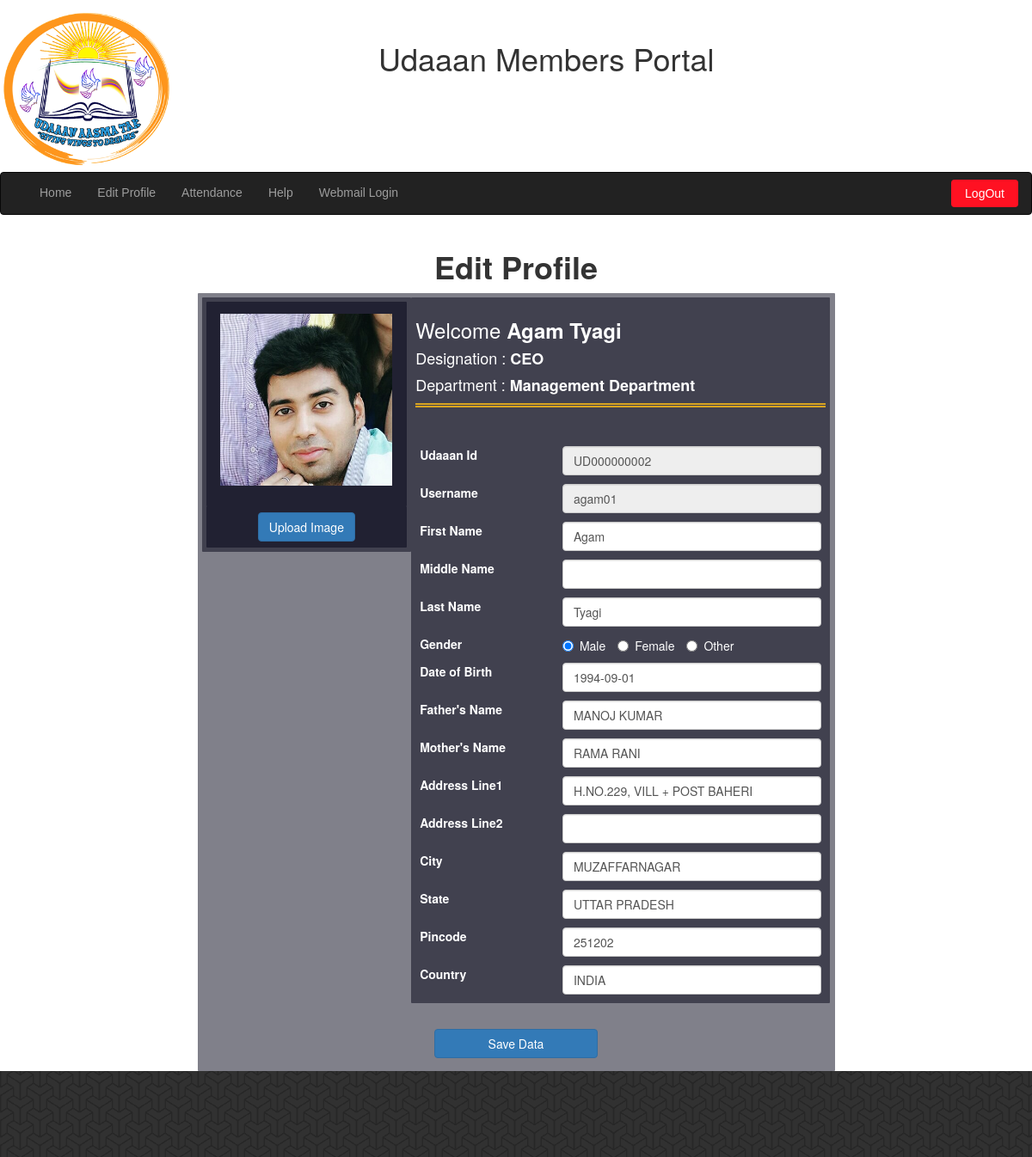
The page /profile/edit_profile.php (signed in) on the database its author committed.
### tables this page shows
CREATE TABLE `user_master` (
  `username` varchar(30) NOT NULL,
  `fname` varchar(40) NOT NULL,
  `mname` varchar(40) NOT NULL,
  `lname` varchar(40) NOT NULL,
  `gender` enum('Male','Female','Other') NOT NULL,
  `dob` date NOT NULL,
  `father_name` varchar(100) NOT NULL DEFAULT 'Father''s Name',
  `mother_name` varchar(100) NOT NULL DEFAULT 'Mother''s Name',
  `department_id` tinyint(1) DEFAULT '1',
  `designation_id` tinyint(1) DEFAULT '1',
  `pic_name` varchar(38) NOT NULL,
  `address1` varchar(255) NOT NULL,
  `address2` varchar(255) NOT NULL,
  `city` varchar(40) NOT NULL,
  `state` varchar(40) NOT NULL,
  `pincode` varchar(10) NOT NULL,
  `country` varchar(30) NOT NULL,
  `fcheck` tinyint(1) NOT NULL DEFAULT '0' COMMENT 'To check if user has entered profile details once or not. 0 for first time'
);

CREATE TABLE `designation_master` (
  `designation_id` tinyint(1) NOT NULL,
  `designation` varchar(40) NOT NULL,
  `org_level` tinyint(1) NOT NULL
);

CREATE TABLE `department_master` (
  `dep_id` tinyint(1) NOT NULL COMMENT 'Department Id',
  `department_name` varchar(30) NOT NULL,
  `department_head` int(4) DEFAULT NULL,
  `department_head_alt` int(4) DEFAULT NULL
);

CREATE TABLE `registered_members` (
  `uid` int(4) NOT NULL COMMENT 'User Id for Members',
  `username` varchar(30) NOT NULL,
  `password` varchar(33) NOT NULL,
  `mobile` varchar(10) NOT NULL,
  `email` varchar(60) NOT NULL,
  `failed_attempts` char(1) NOT NULL DEFAULT '0',
  `active` tinyint(1) NOT NULL DEFAULT '1',
  `join_date` datetime NOT NULL,
  `last_login` timestamp NOT NULL DEFAULT CURRENT_TIMESTAMP ON UPDATE CURRENT_TIMESTAMP,
  `approved_by` varchar(30) NOT NULL
);

### includes/accessControl.php (called while the page is built, shortened)
<?php
$login_location = "location: ".$root."profile/login.php";
$dataFillingLocation = "location: ".$root."profile/edit_profile.php";
$approvalRequiredLocation = "location: ".$root."profile/approval_required.php";
$activationRequiredLocation = "location: ".$root."profile/activation_required.php";
$file_name = get_file_name($_SERVER['REQUEST_URI']);
if(isset($_COOKIE['u']) || isset($_COOKIE['ud_cookie'])){
    $uname = isset($_POST['username']) ? $_POST['username'] : $_SESSION['username'];
      $pwd = isset($_POST['password']) ? $_POST['password'] : $_SESSION['password'];
    if(!isset($uname)){
        setcookie('u','', time()-3600);
        setcookie('ud_cookie','',time()-3600);
        header($login_location);
        exit;
    }else{
        $creds_check_temp = "SELECT * FROM temp_members WHERE username='$uname' AND password='$pwd';";
        $creds_check_registered = "SELECT * FROM registered_members WHERE username='$uname' AND password='$pwd';";
        if(get_num_rows($creds_check_temp)==1){
            $data_from_temp = get_data_from_table($creds_check_temp);
            $activated = $data_from_temp['activated'];
            $first_login = $data_from_temp['first_login'];
            if($activated==0 && $file_name=="activation_required.php"){
                $username = $uname;
                $password = $pwd;
            }else if($activated==0 && $file_name!="activation_required.php"){
                header($activationRequiredLocation);
            }else if($activated==1 && $file_name!="approval_required.php"){
                header($approvalRequiredLocation);
            }
        }else if(get_num_rows($creds_check_registered)==1){
            $result = mysqli_query($connect, $creds_check_registered);
            if(mysqli_num_rows($result) == 0){
                unset($_SESSION['uname']);
                unset($_SESSION['password']);
                setcookie('u','', time()-3600);
                setcookie('ud_cookie','',time()-3600);
                echo "Access Denied. Go to <a href = '../profile/login.php'>login</a>";
                exit;
            }elseif (mysqli_num_rows($result) == 1) {
                $mem_data_query = "SELECT * FROM user_master WHERE username='$uname';";
                $mem_data = get_data_from_table($mem_data_query);
                if(!$mem_data['fcheck'] && $file_name!="edit_profile.php"){
                    header($dataFillingLocation);
                }else{
                    $mem_registered = get_data_from_table("SELECT * FROM registered_members WHERE username = '$uname';");
                    if($mem_data){
                        $mem_uid = $mem_registered['uid'];
                        $udaaan_id = conv_to_udaaanId($mem_uid);
                        $mem_fname = $mem_data['fname'];
                        $mem_mname = $mem_data['mname'];
                        $mem_lname = $mem_data['lname'];
                        if($mem_mname == ""){
                            $mem_name = $mem_fname." ".$mem_lname;
                        }else{
                            $mem_name = $mem_fname." ".$mem_mname." ".$mem_lname;
                        }
                        $mem_gender = $mem_data['gender'];
                        $mem_dob = $mem_data['dob'];
                        $mem_father_name = $mem_data['father_name'];
                        $mem_mother_name = $mem_data['mother_name'];
                        $mem_dep = $mem_data['department_id'];
                        $dep_res = get_data_from_table("SELECT * FROM department_master WHERE dep_id='$mem_dep';");
                        $mem_department = $dep_res['department_name'];
                        $mem_des = $mem_data['designation_id'];
                        $des_res = get_data_from_table("SELECT * FROM designation_master WHERE designation_id='$mem_des';");
                        $mem_designation = $des_res['designation'];
                        $mem_profile_pic = $mem_data['pic_name'];
                        $mem_address1 = $mem_data['address1'];
                        $mem_address2 = $mem_data['address2'];
                        $mem_city = $mem_data['city'];
                        $mem_state = $mem_data['state'];
                        $mem_pincode = $mem_data['pincode'];
                        $mem_country = $mem_data['country'];
                    }
                    else{
                        echo "User Not Found. Contact Admin";
                    }
                }
            }else{
            }
        }else{
            echo "<h1>Access Denied</h1>";
            header('Refresh:5; url=logout.php');
        }
    }
}else{
    setcookie('u','', time()-3600);
    header($login_location);
    echo "You are not logged in. Please Login<br/><a href = '../profile/login.php'>login</a>";
    exit;
}

### others/functions.php (called while the page is built, shortened)
<?php
function conv_to_udaaanId($userId){
    $max_length = 11;
    $required_zeros = $max_length-2-strlen($userId);
    $zeros = str_repeat('0', $required_zeros);
    $udaaan_id = 'UD'.$zeros.$userId;
    return $udaaan_id;
}
function get_data_from_table($query){
    global $connect;
    $result = mysqli_query($connect, $query);
    if($result){
        $data = mysqli_fetch_assoc($result);
        return $data;
    }
}

### profile/edit_profile.php (the view, shortened to what this page needs)
<?php
$root = '../';
include $root.'others/connect.php';
include $root.'others/functions.php';
include $root.'includes/accessControl.php';
$page_heading = "<b>Edit Profile</b>";
$extra_includes='<script type="text/javascript" src="js/jquery.plugin.min.js"></script>
                <script type="text/javascript" src="js/jquery.datepick.js"></script>
		<link rel="stylesheet" type="text/css" href="css/jquery.datepick.css">';
include $root.'includes/header.php';
?>
<div class="row border" style="width: 65%; margin: 0 auto;">
    <form action="" method="POST" enctype="multipart/form-data">
        <div class="col-sm-4 border">
            <div class="border" style="padding: 6%; text-align: center;">
            <?php
            echo "<img class='img-responsive center_margin mem_image' src='profile/pics/$mem_profile_pic?rand=".rand().";' width=200 max-height=200 style='margin-bottom: 10px;' />";
            ?>
            </div>
            <div class="border center_text btn-box">
                <input class="btn btn-primary" type="submit" name="upload_img" value="Upload Image" />
            </div>
        </div>
    </form>
    <form action="" method="POST" enctype="multipart/form-data">
        <div class="col-sm-8 border" style="">
            <div class='mem_details' style="margin-bottom: 30px; border-bottom: 5px double goldenrod;">
                <h3 class="">Welcome <b><?php echo $mem_name;?></b></h3>
                <h4>Designation : <b><?=$mem_designation;?></b></h4>
                <h4>Department : <b><?=$mem_department;?> Department</b></h4>
            </div>
            <div style="padding: 5px;">
                <div class="row">
                    <div class="col-sm-4"><b>Udaaan Id</b></div>
                    <div class="col-sm-8"><input class="form-control" type="text" name="fname" value="<?=$udaaan_id;?>" disabled/></div>
                </div>
                <div class="row">
                    <div class="col-sm-4"><b>Username</b></div>
                    <div class="col-sm-8"><input class="form-control" type="text" name="fname" value="<?=$uname;?>" disabled/></div>
                </div>
                <div class="row">
                    <div class="col-sm-4"><b>First Name</b></div>
                    <div class="col-sm-8"><input class="form-control" type="text" name="fname" value="<?=$mem_fname;?>" /></div>
                </div>
                <div class="row">
                    <div class="col-sm-4"><b>Middle Name</b></div>
                    <div class="col-sm-8"><input class="form-control" type="text" name="mname" value="<?php echo $mem_mname;?>" /></div>
                </div>
                <div class="row">
                    <div class="col-sm-4"><b>Last Name</b></div>
                    <div class="col-sm-8"><input class="form-control" type="text" name="lname" value="<?php echo $mem_lname;?>" /></div>
                </div>
                <div class="row">
                    <div class="col-sm-4"><b>Gender</b></div>
                    <div class="col-sm-8">
                        <label class="radio-inline"><input type="radio" name="gender" <?=$mem_gender=="Male" ? "checked":""?> value="Male">Male</label>
                        <label class="radio-inline"><input type="radio" name="gender" <?=$mem_gender=="Female" ? "checked":""?> value="Female">Female</label>
                        <label class="radio-inline"><input type="radio" name="gender" <?=$mem_gender=="Other" ? "checked":""?> value="Other">Other</label>
                    </div>
                </div>
                <div class="row">
                    <div class="col-sm-4"><b>Date of Birth</b></div>
                    <div class="col-sm-8">
                        <input id="dob" class="form-control" type="text" name="dob" placeholder="Date of Birth(dd/mm/yyyy)" value="<?php echo $mem_dob;?>">
                    </div>
                </div>
                <div class="row">
                    <div class="col-sm-4"><b>Father's Name</b></div>
                    <div class="col-sm-8"><input class="form-control" type="text" name="father_name" value="<?php echo $mem_father_name;?>"/></div>
                </div>
                <div class="row">
                    <div class="col-sm-4"><b>Mother's Name</b></div>
                    <div class="col-sm-8"><input class="form-control" type="text" name="mother_name" value="<?php echo $mem_mother_name;?>"/></div>
                </div>
                <div class="row">
                    <div class="col-sm-4"><b>Address Line1</b></div>
                    <div class="col-sm-8"><input class="form-control" type="text" name="address1" value="<?php echo $mem_address1;?>" /></div>
                </div>
                <div class="row">
                    <div class="col-sm-4"><b>Address Line2</b></div>
                    <div class="col-sm-8"><input class="form-control" type="text" name="address2" value="<?php echo $mem_address2;?>" /></div>
                </div>
                <div class="row">
                    <div class="col-sm-4"><b>City</b></div>
                    <div class="col-sm-8"><input class="form-control" type="text" name="city" value="<?php echo $mem_city;?>" /></div>
                </div>
                <div class="row">
                    <div class="col-sm-4"><b>State</b></div>
                    <div class="col-sm-8"><input class="form-control" type="text" name="state" value="<?php echo $mem_state;?>" /></div>
                </div>
                <div class="row">
                    <div class="col-sm-4"><b>Pincode</b></div>
                    <div class="col-sm-8"><input class="form-control" type="text" name="pincode" value="<?php echo $mem_pincode;?>" /></div>
                </div>
                <div class="row">
                    <div class="col-sm-4"><b>Country</b></div>
                    <div class="col-sm-8"><input class="form-control" type="text" name="country" value="<?php echo $mem_country;?>" /></div>
                </div>
            </div>
        </div>
        <div class="row" style="text-align:center; clear: both;">
            <input class="btn btn-primary" type="submit" name="save_profile" value="Save Data" style="width: 25%; margin-top: 30px; margin-bottom: 10px;"><br />
        </div>
    </form>
</div>
</div>
<?php
include $root.'includes/footer.php';
?>

### css/style.css (style rules this page uses)
body { margin: 0px; padding: 0px; }
.row { margin-top: 10px; }
.border { background: rgba(2,3,22,.5); padding: 5px; border-radius: 1px; color: #fff; }
.center_margin { margin: 0 auto; }
.center_text { text-align: center; }
.btn-box { padding: 3%; }

### rows shown on the page
user_master: pic_name (picture), mem_name "Agam Tyagi", fname "Agam", lname "Tyagi", gender "☑ Male", gender "☐ Female", gender "☐ Other", dob "1994-09-01", father_name "MANOJ KUMAR", mother_name "RAMA RANI", address1 "H.NO.229, VILL + POST BAHERI", city "MUZAFFARNAGAR", state "UTTAR PRADESH", pincode "251202", country "INDIA"
designation_master: designation "CEO"
department_master: department_name "Management"
registered_members: fname "UD000000002"
